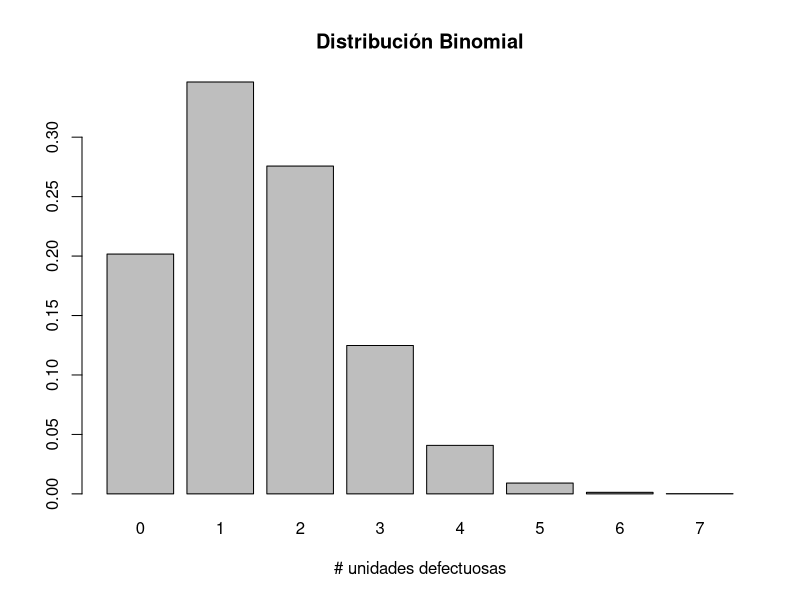

This figure's R source:
## RETO 01: DISTRIBUCIÓN BINOMIAL
"Una maquina de ensamblaje, tiene una probabilidad de 0.05 de ensambar de forma 
defectuosa una una unidad. Si la producción de una unidad es totaltamente independiente 
de las demás y al día se producen 10 unidades:"
set.seed(0202)

"a) Grafica la función de distribución de la variable aleatoria. (Asume que se obtienen 
10,000 muestras)"
binom <- rbinom(n = 10000, size = 10, prob = 0.15)
barplot(table(binom)/length(binom),
        main = "Distribución Binomial", 
        xlab = "# unidades defectuosas")

"b) ¿Cuál es la probabilidad de que se produzcan dos unidades defectuosas?"
dbinom(x = 2, size = 10, prob = 0.15)

"c) ¿Cuál es la probabilidad de que a lo mucho 4 unidades sean defectuosas?"
pbinom(q = 4, size = 10, prob = 0.15)

"d) ¿Cuál es la probabiliad de que por lo menos tres unidades se encuentren defectuosa?"
1 - pbinom(q = 2, size = 10, prob = 0.15)

"e) ¿Cuál es la probabilidad de que entre 2 y 4 unidades se encuentren defectuosas"
pbinom(q = 4, size = 10, prob = 0.15) - pbinom(q = 2, size = 10, prob = 0.15)

"f) ¿Cuál es el número esperado de unidades defectuosas? ¿Con qué variación?"
mean(binom)
sd(binom)
